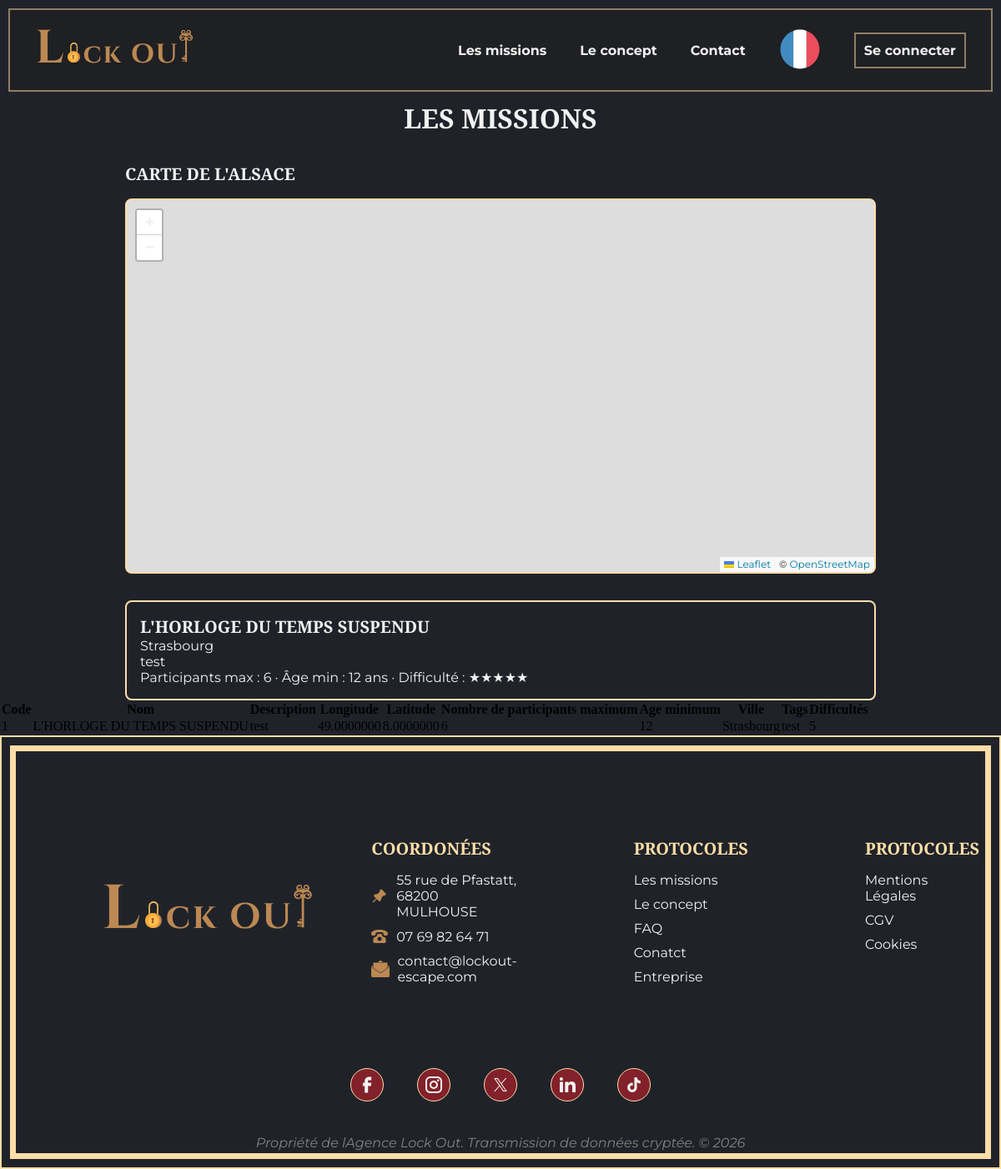
Screenshot of /index.php?action=escapes with the database file from the repository.
### tables this page shows
CREATE TABLE `escape_game` (
  `id_escape` int(11) NOT NULL,
  `nom` varchar(100) NOT NULL,
  `description` text NOT NULL,
  `longitude` decimal(10,7) NOT NULL,
  `latitude` decimal(10,7) NOT NULL,
  `nb_participants_max` int(5) NOT NULL,
  `age_minimum` int(2) NOT NULL,
  `ville` varchar(100) NOT NULL,
  `tags` varchar(500) NOT NULL,
  `difficultés` int(1) NOT NULL
);

### vue/vue.class.php (called while the page is built, shortened)
<?php
class Vue {
  private $fichierVue;
  public function __construct($action) {
    $this->fichierVue = "vue/vue".$action.".php";
  }
  public function afficher($data) {
    require $this->fichierVue;
    require "gabarit.php";
  }
}

### controleur/CtlEscape.class.php (called while the page is built, shortened)
<?php
require_once "modele/escape.class.php";
require_once "vue/vue.class.php";
class CtlEscape{
    private $escape;
    public function __construct() {
        $this->escape = new Escape();
    }
    public function escapes() {
        $escapes = $this->escape->getEscapes();
        $ids_favoris = array();
        $vue = new Vue("Escapes");
        $vue->afficher(array("escapes" => $escapes, "ids_favoris" => $ids_favoris));
    }
}

### index.php (called while the page is built, shortened)
<?php
require "includes/default_config.php";
$routeur = new Routeur();
$routeur->routerRequete();

### modele/escape.class.php (called while the page is built, shortened)
<?php
require_once "modele/database.class.php";
class Escape extends Database {
  public function getEscapes() {
    $req = 'SELECT id_escape AS "Code", nom AS "Nom", description AS "Description", longitude AS "Longitude", latitude AS "Latitude", nb_participants_max AS "Nombre de participants maximum", age_minimum AS "Age minimum", ville AS "Ville", tags AS "Tags", difficultés AS "Difficultés" FROM escape_game ORDER BY nom;';
    $escapes = $this->execReq($req);
    return $escapes;
  }
}

### modele/database.class.php (called while the page is built, shortened)
<?php
abstract class Database {
  private $bdd;
  protected function execReq($req) {
    $reponse = $this->connexionBDD()->query($req);
    $resultat = $reponse->fetchAll(PDO::FETCH_ASSOC);
    return $resultat;
  }
  private function connexionBDD() {
    global $conf;
    if (!isset($this->bdd))
      try {
        $options=array(PDO::MYSQL_ATTR_INIT_COMMAND => "SET NAMES utf8");
        $this->bdd = new PDO('mysql:host='. $conf->DBHost .';dbname='.$conf->DBName, $conf->DBUser, $conf->DBPwd, $options);
      }
      catch(Exception $err) {
        throw new Exception("Connexion à la BDD");
      }
    return $this->bdd;
  }
}

### vue/vueEscapes.php (the view, shortened to what this page needs)
<?php
$cssLink = '<link href="style/escapes.css" rel="stylesheet"><link rel="stylesheet" href="https://unpkg.com/leaflet@1.9.4/dist/leaflet.css">';
$escapes = is_array($escapes ?? null) ? $escapes : array();
$key = function($row, $k) {
    if (isset($row[$k])) return $row[$k];
    $kLower = strtolower($k);
    return $row[$kLower] ?? null;
};
$escapesPourCarte = array();
foreach ($escapes as $e) {
    $lat = $key($e, 'Latitude');
    $lng = $key($e, 'Longitude');
    if ($lat !== null && $lng !== null && $lat !== '') {
        $lat = (float) $lat;
        $lng = (float) $lng;
        if ($lat != 0 || $lng != 0) {
            $escapesPourCarte[] = array(
                'lat' => $lat,
                'lng' => $lng,
                'nom' => $key($e, 'Nom') ?? '',
                'ville' => $key($e, 'Ville') ?? '',
                'code' => (int)($key($e, 'Code') ?? 0)
            );
        }
    }
}
?>
<section class="content escapes">
    <h2>Les missions</h2>
    <?php if (!empty($escapesPourCarte)): ?>
        <div class="carte-alsace-wrapper">
            <h3 class="carte-titre">Carte de l'Alsace</h3>
            <div id="carte-alsace-escapes" class="carte-alsace"></div>
        </div>
    <?php endif; ?>
    <?php if (empty($escapes)): ?>
        <p class="msg-empty">Aucune mission disponible pour le moment.</p>
    <?php else: ?>
        <div class="liste-escapes">
            <?php
            foreach ($escapes as $e):
                $code = (int)($key($e, 'Code') ?? $key($e, 'code') ?? 0);
                $nom = $key($e, 'Nom') ?? $key($e, 'nom') ?? '';
                $ville = $key($e, 'Ville') ?? $key($e, 'ville') ?? '';
                $desc = $key($e, 'Description') ?? $key($e, 'description') ?? '';
                $nbMax = (int)($key($e, 'Nombre de participants maximum') ?? $key($e, 'nb_participants_max') ?? 0);
                $ageMin = (int)($key($e, 'Age minimum') ?? $key($e, 'age_minimum') ?? 0);
                $diff = (int)($key($e, 'Difficultés') ?? $key($e, 'difficultés') ?? 0);
            ?>
                <div class="card-escape-wrapper">
                    <a href="index.php?action=escape&amp;id_escape=<?= $code ?>" class="card-escape-link">
                        <article class="card-escape">
                            <h3><?= htmlspecialchars($nom) ?></h3>
                            <p class="ville"><?= htmlspecialchars($ville) ?></p>
                            <p class="description"><?= htmlspecialchars($desc) ?></p>
                            <p class="infos">Participants max : <?= $nbMax ?> · Âge min : <?= $ageMin ?> ans · Difficulté : <?= htmlspecialchars(Escape::$LIBELLES_DIFFICULTE[$diff] ?? $diff) ?></p>
                        </article>
                    </a>
                </div>
            <?php endforeach; ?>
        </div>
    <?php endif; ?>
</section>
<div class="content">
  <?php
    if (count($escapes)) {
      require_once "includes/html/tableau.class.php";
      $tableau = new Tableau();
      echo $tableau->head(array_keys($escapes[0]));
      echo $tableau->body($escapes);
      echo $tableau->foot();
    }
    else
      echo "<div class='msg-empty'>Aucune mission n'est enregistrée dans la liste</div>";
  ?>
</div>

### includes/html/tableau.class.php
<?php
class Tableau{
    public static function row($data, $tag='td'){
        $reponse ="";
        foreach($data as $value){
            $reponse .= "<$tag>$value</$tag>";
        }
        return '<tr>'. $reponse .'</tr>';
    }
    public static function head($data=[]){
        if($data){
             return '<table><thead>'. self::row($data, 'th').'</thead>';
        }
        else
            return '<table>';
    }
    public static function body($data){
        $reponse = "";
        foreach($data as $ligne){
            $reponse .= self::row($ligne);
        }
        return '<tbody>'. $reponse .'</tbody>';
    }
    public static function foot($data=[]){
        if($data){
            return "<tfoot>". self::row($data, 'th') ."</tfoot></table>";
        }
        else
            return '</table>'  ;
    }
}

### style/escapes.css (style rules this page uses)
.carte-alsace-wrapper { width: 100%; max-width: 900px; margin: 2rem auto; }
.carte-alsace-wrapper .carte-titre { margin-bottom: 1rem; font-size: 1.25rem; }
.carte-alsace { width: 100%; height: 450px; border: 2px solid var(--secondary); border-radius: 8px; background: var(--brand-grey); }
.escapes .liste-escapes { display: flex; flex-direction: column; gap: 1rem; width: 100%; max-width: 900px; }
.escapes .card-escape-wrapper { position: relative; display: flex; align-items: flex-start; gap: 0.75rem; }
.escapes .card-escape-wrapper .card-escape-link { flex: 1; }
.card-escape-link { display: block; text-decoration: none; color: inherit; transition: transform 0.2s ease, box-shadow 0.2s ease; }
.card-escape-link .card-escape { border: 2px solid var(--secondary); padding: 1rem; border-radius: 8px; }

### style/style.css (style rules this page uses)
:root { --primary: oklch(0.4077 0.1312 20.3); --secondary: oklch(0.9133 0.0788 79.02); --secondary-half: oklch(0.9133 0.0788 79.02 / 50%); --brand-red: oklch(0.4921 0.1064 26.16); --brand-red-half: oklch(0.4921 0.1064 26.16 / 50%); --brand-white: #e2e1ea; --brand-grey: oklch(0.5472 0.0172 277.61); --brand-grey-half: oklch(0.5472 0.0172 277.61 / 50%); --brand-black: oklch(0.2547 0.0128 258.37); --black: #1f1f1f; --black-half: oklch(0.2393 0 129.63 / 50%); --grey: oklch(0.6066 0 0); --grey-half: oklch(0.6066 0 0 / 50%); --white: oklch(0.9612 0 0); --info: #00bcff; --succes: #7ccf00; --warning: #ffb86a; --error: #fb2c36; --title: "Cinzel", serif; --text: "Montserrat", sans-serif; --height: 100px; }
* { padding: 0; margin: 0; box-sizing: border-box; }
body { background-color: var(--brand-black); }
section { display: flex; flex-direction: column; align-items: center; }
h2 { font-family: var(--title); font-size: 2rem; text-transform: uppercase; color: var(--white); }
h3 { font-family: var(--title); font-size: 1.25rem; text-transform: uppercase; color: var(--white); }
p, a, li, ul, button, span { font-family: var(--text); color: var(--white); }
a { text-decoration: none; color: inherit; }

### rows the page displays
escape_game: nom "L'HORLOGE DU TEMPS SUSPENDU", ville "Strasbourg", description "test", nb_participants_max "6", age_minimum "12", difficultés "★★★★★"

### other values shown
$reponse "Code Nom Description Longitude Latitude Nombre de participants maximum Age minimum Ville Tags Difficultés"
